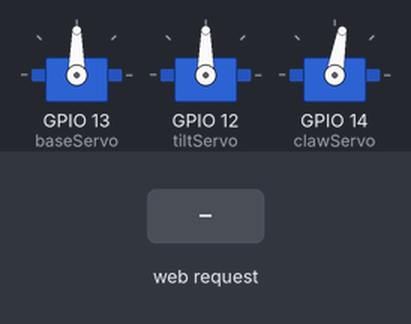
A sketch run on a simulated ESP32. On the bench: 3 × servo. The test bench sets the inputs (shaded band). WiFi joins after 1.5 s; servers stay silent unless stated; what the sketch prints to the serial monitor is not drawn.

Above: at 2.7 s.
2.8 s: HTTP request GET /action?name=wave received
At 3.0 s:
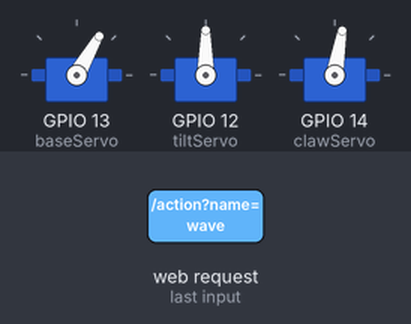
5.8 s: HTTP request GET /action?name=point_left received
At 6.9 s:
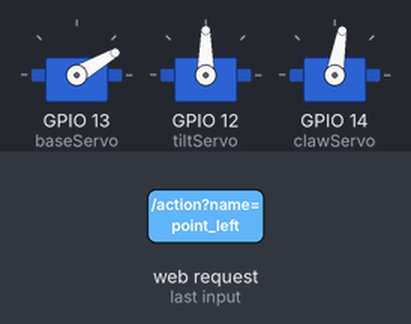
7.3 s: HTTP request GET /action?name=grab received
At 8.1 s:
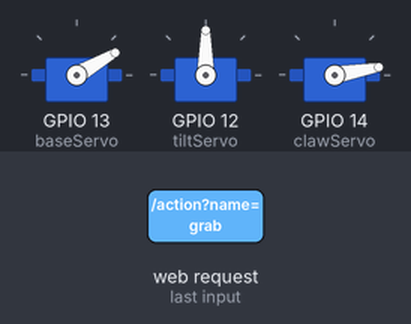
8.8 s: HTTP request GET /action received
At 9.2 s:
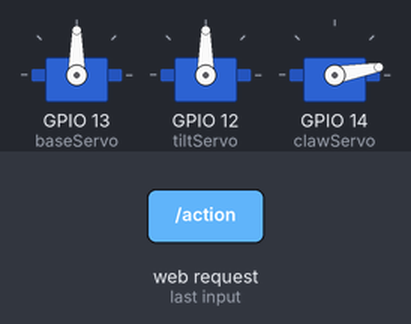
10.3 s: HTTP request GET /action?name=wave received
At 10.5 s:
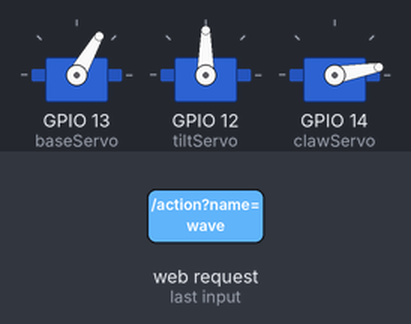
Timing chart, 0 to 14.2 s (numbered marks = the images above; inputs shaded):
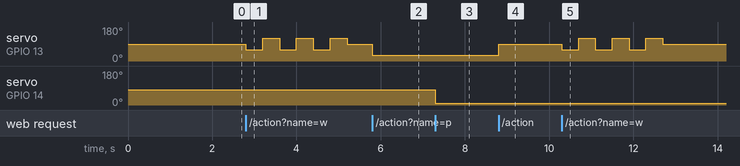

Measured:
- after the input at 2.8 s, servo on GPIO 13 (baseServo): 90° → 60° at once, then repeats every 0.80 s: 120° 0.40 s, 60° 0.40 s
- after the input at 5.8 s, servo on GPIO 13 (baseServo): 90° → 30° at once
- after the input at 7.3 s, servo on GPIO 14 (clawServo): 80° → 10° at once
- after the input at 8.8 s, servo on GPIO 13 (baseServo): 30° → 90° at once
- after the input at 10.3 s, servo on GPIO 13 (baseServo): 90° → 60° at once, then repeats every 0.80 s: 120° 0.40 s, 60° 0.40 s, until it stays 90° from 12.7 s

The sketch:

arm_controller.ino
```cpp
/*
  ArmGenius — Arm Controller
  Receives named actions via HTTP and moves servos accordingly.

  This is the "DUM-E" pattern: the LLM (running on a laptop/server) decides
  WHAT the arm should do; this firmware just executes those decisions as fast
  servo moves. Keeping firmware dumb means you can swap in any "brain" without
  reflashing the board.

  WIRING:
    Servo 1 (base rotation): GPIO 13
    Servo 2 (arm tilt, if available): GPIO 12
    Servo 3 (claw/gripper, if available): GPIO 14

  Power note: for 2+ servos, use a separate 5V supply — the ESP32 USB
  power cannot reliably drive multiple servos simultaneously. Large servos
  (MG996R) can pull 1-2A each and will brown out the board if powered
  from the USB rail. Share GND between the external supply and the ESP32.

  LIBRARIES TO INSTALL (Arduino IDE -> Library Manager):
    - "ESP32Servo" by Kevin Harrington / madhephaestus

  ADDING MORE SERVOS:
    1. Declare another Servo object (e.g. wristServo)
    2. Attach it to a free GPIO in setup()
    3. Add new action branches in doAction()
    4. Call it from the Flask backend with the new action name

  USAGE:
    After flashing, open Serial Monitor at 115200 baud.
    The board prints its IP address once connected to WiFi.
    Set ARM_URL=http://<that-ip> in backend/.env and restart Flask.

    Manual test:
      curl "http://<ip>/action?name=wave"
      curl "http://<ip>/action?name=grab"
*/

#include <WiFi.h>
#include <WebServer.h>
#include <ESP32Servo.h>

// ---- CONFIGURE THESE ----
const char* WIFI_SSID     = "YOUR_WIFI_NAME";
const char* WIFI_PASSWORD = "YOUR_WIFI_PASSWORD";
// --------------------------

Servo baseServo;   // GPIO 13 — rotates the arm left/right
Servo tiltServo;   // GPIO 12 — tilts the arm up/down (bow action)
Servo clawServo;   // GPIO 14 — opens/closes the gripper

WebServer server(80);

// ---------------------------------------------------------------------------
// doAction — map a named action to servo moves
// ---------------------------------------------------------------------------
void doAction(String action) {
  Serial.println("Action: " + action);

  if (action == "point_left") {
    baseServo.write(30);
    delay(500);

  } else if (action == "point_right") {
    baseServo.write(150);
    delay(500);

  } else if (action == "center") {
    baseServo.write(90);
    delay(500);

  } else if (action == "wave") {
    // Rock the base servo back and forth three times
    for (int i = 0; i < 3; i++) {
      baseServo.write(60);
      delay(400);
      baseServo.write(120);
      delay(400);
    }
    baseServo.write(90);   // return to centre

  } else if (action == "grab") {
    clawServo.write(10);   // close the claw
    delay(500);

  } else if (action == "release") {
    clawServo.write(80);   // open the claw
    delay(500);

  } else if (action == "bow") {
    tiltServo.write(130);  // tilt forward
    delay(600);
    tiltServo.write(90);   // return to upright
    delay(400);

  } else {
    // Unknown action — do nothing, return success anyway
    Serial.println("Unknown action (ignored): " + action);
  }
}

// ---------------------------------------------------------------------------
// HTTP handler — GET /action?name=<action>
// ---------------------------------------------------------------------------
void handleAction() {
  String action = server.hasArg("name") ? server.arg("name") : "center";
  doAction(action);
  server.send(
    200,
    "application/json",
    "{\"status\":\"ok\",\"action\":\"" + action + "\"}"
  );
}

void handleRoot() {
  server.send(
    200,
    "text/plain",
    "ArmGenius controller online.\n"
    "Try: /action?name=wave\n"
    "Actions: point_left, point_right, center, wave, grab, release, bow"
  );
}

// ---------------------------------------------------------------------------
// setup
// ---------------------------------------------------------------------------
void setup() {
  Serial.begin(115200);

  // Attach servos with the standard 500-2400 µs pulse range (SG90/MG996R)
  baseServo.attach(13, 500, 2400);
  tiltServo.attach(12, 500, 2400);
  clawServo.attach(14, 500, 2400);

  // Park all servos at neutral positions on boot
  baseServo.write(90);   // centre
  tiltServo.write(90);   // upright
  clawServo.write(80);   // open

  // Connect to WiFi
  WiFi.begin(WIFI_SSID, WIFI_PASSWORD);
  Serial.print("Connecting to WiFi");
  while (WiFi.status() != WL_CONNECTED) {
    delay(500);
    Serial.print(".");
  }
  Serial.println();
  Serial.println("ArmGenius controller ready!");
  Serial.print("Put this in backend/.env as ARM_URL: http://");
  Serial.println(WiFi.localIP());

  server.on("/", handleRoot);
  server.on("/action", handleAction);
  server.begin();
}

// ---------------------------------------------------------------------------
// loop
// ---------------------------------------------------------------------------
void loop() {
  server.handleClient();
}
```
